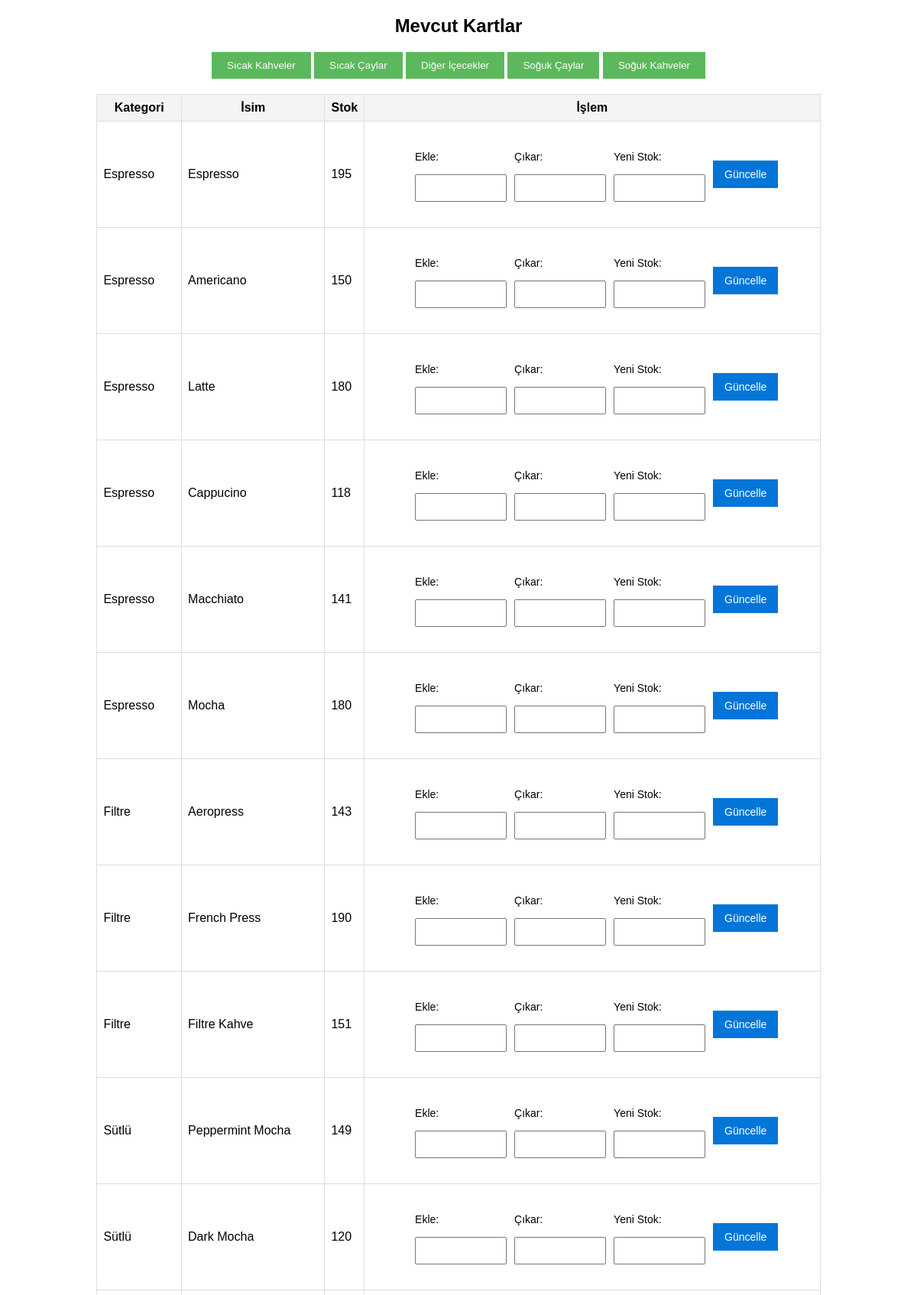
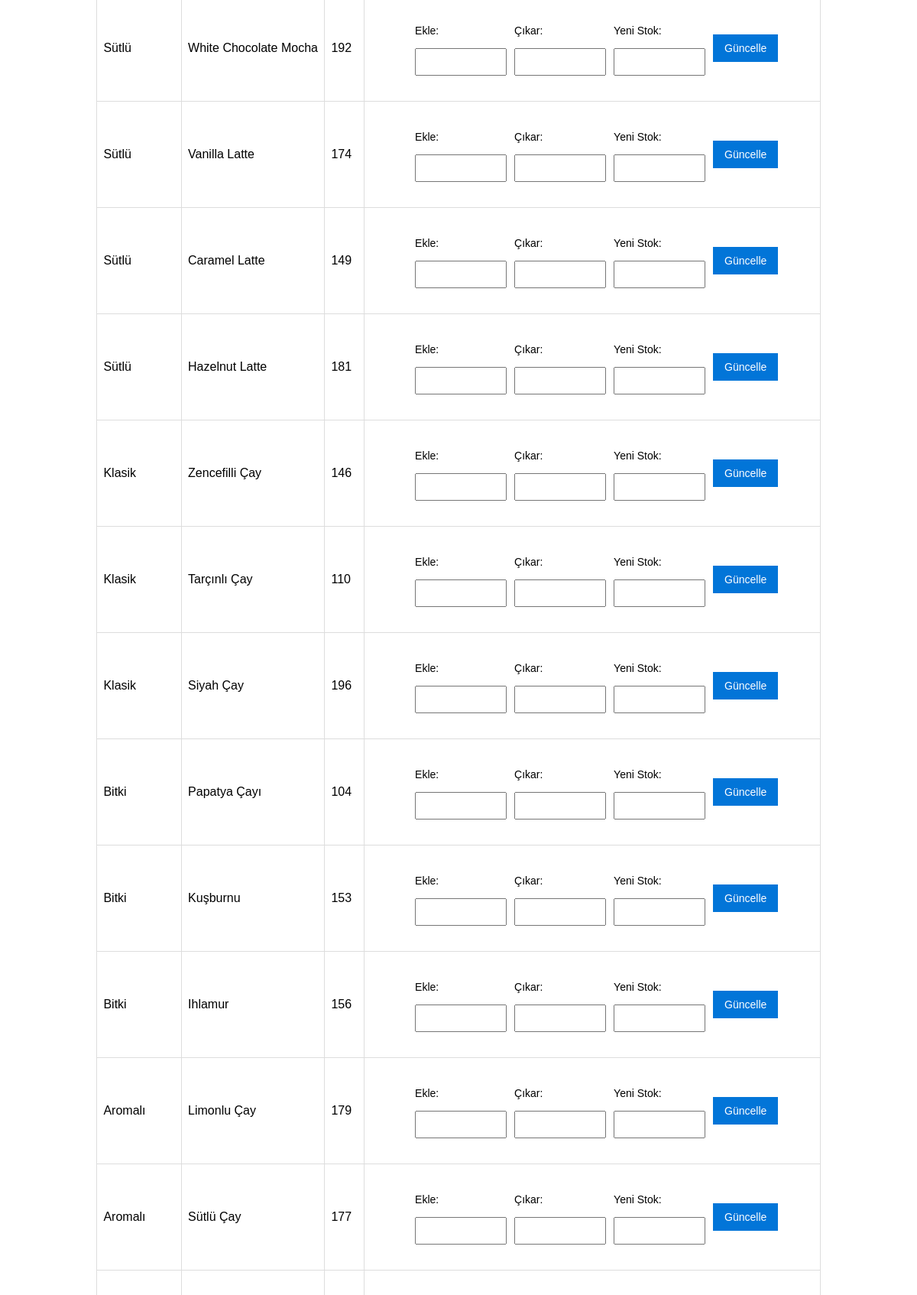
The page /Kahve3.8/StockControl.php (signed in, upper part) on the database its author committed (2 pictures, top to bottom).
### tables this page shows
CREATE TABLE IF NOT EXISTS `coffee_cards` (
  `id` int NOT NULL AUTO_INCREMENT,
  `description` text NOT NULL,
  `image_url` varchar(255) NOT NULL,
  `category` varchar(50) NOT NULL,
  `name` varchar(255) NOT NULL,
  `page` varchar(255) NOT NULL,
  `fiyat` float NOT NULL,
  `stok` int NOT NULL,
  PRIMARY KEY (`id`)
);

### Kahve3.8/StockControl.php (the view, shortened to what this page needs)
<?php
$pdo = new PDO('mysql:host=localhost;dbname=kahhve', 'root', '');
$cards = $pdo->query("SELECT * FROM coffee_cards")->fetchAll(PDO::FETCH_ASSOC);
$user = $_SESSION['user'];
$role = $user['role'];
?>
<!DOCTYPE html>
<html lang="en">
<head>
</head>
<body>
<?php if($role === 'admin'): ?>
<h2 style="text-align:center;">Mevcut Kartlar</h2>
<div style="text-align:center; margin-top:20px;">
    <button class="filterButton" data-page="Sıcak Kahve">Sıcak Kahveler</button>
    <button class="filterButton" data-page="Sıcak Çay">Sıcak Çaylar</button>
    <button class="filterButton" data-page="Diğer">Diğer İçecekler</button>
    <button class="filterButton" data-page="Soğuk Çay">Soğuk Çaylar</button>
    <button class="filterButton" data-page="Soğuk Kahve">Soğuk Kahveler</button>
</div>
<table id="cardTable">
    <thead>
        <tr>
            <th>Kategori</th>
            <th>İsim</th>
            <th>Stok</th>
            <th>İşlem</th>
        </tr>
    </thead>
    <tbody>
        <?php foreach ($cards as $card): ?>
        <tr data-page="<?= htmlspecialchars($card['page']) ?>" data-category="<?= htmlspecialchars($card['category']) ?>">
            <td><?= htmlspecialchars($card['category']) ?></td>
            <td><?= htmlspecialchars($card['name']) ?></td>
            <td><?= htmlspecialchars($card['stok']) ?></td>
            <td>
                <form action="process.php" method="POST" class="edit-form">
                    <div>
                        <label for="stokAdd">Ekle:</label>
                        <input type="text" name="stokAdd" min="0">
                    </div>
                    <div>
                        <label for="stokRemove">Çıkar:</label>
                        <input type="text" name="stokRemove" min="0">
                    </div>
                    <div>
                        <label for="stok">Yeni Stok:</label>
                        <input type="text" name="stok" min="0">
                    </div>
                    <div class="button-container">
                        <button type="submit">Güncelle</button>
                    </div>
                </form>
            </td>
        </tr>
        <?php endforeach; ?>
    </tbody>
</table>
    <?php else: ?>
<h2>Yetkisiz Erişim</h2>
<p>Bu sayfayı görüntüleme yetkiniz yok.</p>
    <?php endif; ?>
</body>
</html>

### Kahve3.8/StockControl.php (style rules this page uses)
body { font-family: Arial, sans-serif; }
form, table { margin: 20px auto; width: 80%; }
table { border-collapse: collapse; }
th, td { border: 1px solid #ddd; padding: 8px; }
th { background-color: #f4f4f4; }
input, textarea, select { width: 100%; padding: 8px; margin: 5px 0; }
button { padding: 10px 20px; background-color: #5cb85c; color: white; border: none; cursor: pointer; }
.edit-form { display: flex; align-items: center; gap: 10px; }
.edit-form label { margin: 0; font-size: 14px; line-height: 36px; }
.edit-form input { width: 120px; height: 36px; padding: 5px 10px; font-size: 14px; box-sizing: border-box; }
.edit-form button { height: 36px; padding: 0 15px; background-color: #0275d8; color: white; border: none; font-size: 14px; cursor: pointer; box-sizing: border-box; vertical-align: middle; }

### rows shown on the page
coffee_cards: category "Espresso", name "Espresso", stok "195"
coffee_cards: category "Espresso", name "Americano", stok "150"
coffee_cards: category "Espresso", name "Latte", stok "180"
coffee_cards: category "Espresso", name "Cappucino", stok "118"
coffee_cards: category "Espresso", name "Macchiato", stok "141"
coffee_cards: category "Espresso", name "Mocha", stok "180"
coffee_cards: category "Filtre", name "Aeropress", stok "143"
coffee_cards: category "Filtre", name "French Press", stok "190"
coffee_cards: category "Filtre", name "Filtre Kahve", stok "151"
coffee_cards: category "Sütlü", name "Peppermint Mocha", stok "149"
coffee_cards: category "Sütlü", name "Dark Mocha", stok "120"
coffee_cards: category "Sütlü", name "White Chocolate Mocha", stok "192"
coffee_cards: category "Sütlü", name "Vanilla Latte", stok "174"
coffee_cards: category "Sütlü", name "Caramel Latte", stok "149"
coffee_cards: category "Sütlü", name "Hazelnut Latte", stok "181"
coffee_cards: category "Klasik", name "Zencefilli Çay", stok "146"
coffee_cards: category "Klasik", name "Tarçınlı Çay", stok "110"
coffee_cards: category "Klasik", name "Siyah Çay", stok "196"
coffee_cards: category "Bitki", name "Papatya Çayı", stok "104"
coffee_cards: category "Bitki", name "Kuşburnu", stok "153"
coffee_cards: category "Bitki", name "Ihlamur", stok "156"
coffee_cards: category "Aromalı", name "Limonlu Çay", stok "179"
coffee_cards: category "Aromalı", name "Sütlü Çay", stok "177"
